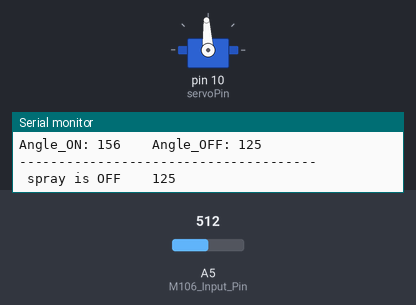
Simulated run of this sketch. Board: Arduino Uno, built with avr-gcc and run on an emulated ATmega328P. Shown: servo, the last lines printed to the serial monitor. The test bench sets the inputs (shaded band); at power-on: A5 (M106_Input_Pin) = 512.

Above: at 1.3 s.
1.4 s: A5 (M106_Input_Pin) set to 700
2.9 s: A5 (M106_Input_Pin) set to 728
At 3.6 s:
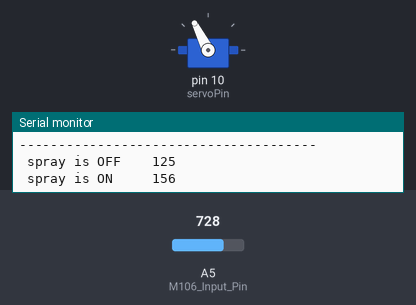
4.4 s: A5 (M106_Input_Pin) set to 716
At 4.9 s:
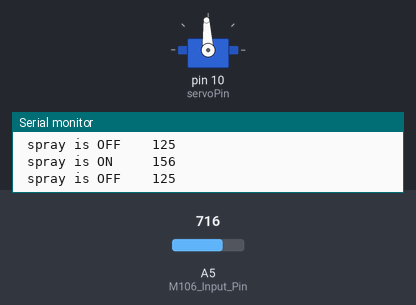
5.9 s: A5 (M106_Input_Pin) set to 900
At 6.3 s:
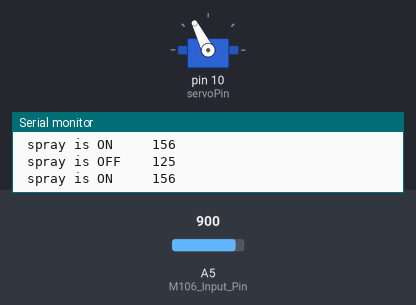
Timing chart, 0 to 8.4 s (numbered marks = the images above; inputs shaded):
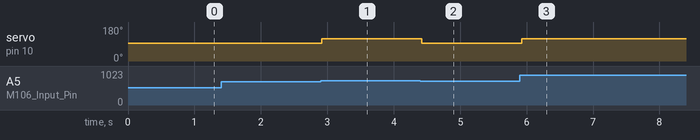

The sketch:

spray_head_control.ino
```cpp
#include <Servo.h>
Servo SprayHead;
// Set the Servo angles (adjust in 1-5 deg increments):
//      CW rotation  [less ink spray] = decrease Set_ON angle number
//      CCW rotation [more ink spray] = increase Set_ON angle number
const int Set_ON = 156; //angle when spray is on.
//-------------------------------------------------------------------

const int Set_OFF = 125; //angle when spray is off.

bool Enable_Pot_Influence = 0; //set to 1 to enable the external dial adjustment for the ON angle. Normally set to 0 to disable
const int Pot_Max_Influence = 20;

int Previous_Influence_Angle = 0;
int Current_Influence_Angle = 0;

const int MAX_ON = 170; //max allowable angle for on position
const int MIN_OFF = 90; //min allowable angle for off position

int A_OFF = Set_OFF; //actual angle value sent to servo
int A_ON = Set_ON; //actual angle value sent to servo
bool PreviousSprayState = 0;
bool CurrentSprayState = 0;

//Servo angle calibration
float angle_adjust = 0.75; //180deg signal = 225deg actual

// Analog input pin
int M106_Input_Pin = A5;      // Controls Servo and LED
int Pot_Input_Pin = A1;   //External position dial Analog Input[4-20ma signal generator]

// Output pins
int servoPin = 10;      // Servo control pin

// Sensor values
float M106_Input_Reading = 0;
float M106_Input_Voltage = 0;
int M106_int = 0;
int Pot_Input = 0;
int Pot_Angle_Influence = 0;


int delayValue = 50;

void setup() {
  Serial.begin(9600);
  Serial.println("--------------------------------------");
  Serial.println("Airbrush Control Servo program started");
  Serial.println("--------------------------------------");

  Serial.print("Angle_ON: ");Serial.print(A_ON); Serial.print("    Angle_OFF: ");Serial.println(A_OFF);
  //Serial.print("angle_adjust: ");Serial.println(angle_adjust);
  if(Enable_Pot_Influence == 1) { Serial.print("Attention: External angle ON adjustment dial is LIVE. "); Serial.print("Current angle adjustment value: ");Serial.println(Pot_Angle_Influence);Serial.println("Note: Servo angles direction CW=lower angle, CCW=higher angle");}
  Serial.println("--------------------------------------\n");
  SprayHead.attach(servoPin);
  SprayHead.write(A_OFF * angle_adjust); // Start in OFF position
  Serial.print(" spray is OFF    ");Serial.println(A_OFF);
}

void loop() {
    // Read analog voltage from A5
  M106_Input_Reading = analogRead(M106_Input_Pin);
  M106_Input_Voltage = round((M106_Input_Reading / 1023.0) * 5.0); //scale 0-5V

  if (Enable_Pot_Influence == 1) {
    // Read extenal angle influence from pot. Max CW = 0. Max CCW = 674. Mid = 312.
    Pot_Input = analogRead(Pot_Input_Pin);
    Pot_Angle_Influence = (Pot_Input - 312) * Pot_Max_Influence / 312;
    if (Pot_Angle_Influence > Pot_Max_Influence) { Pot_Angle_Influence = Pot_Max_Influence;}
    if (Pot_Angle_Influence < (-1 * Pot_Max_Influence)) { Pot_Angle_Influence = (-1 * Pot_Max_Influence);}
    Current_Influence_Angle = Pot_Angle_Influence;

    if (Current_Influence_Angle != Previous_Influence_Angle) {
      if (CurrentSprayState == 1) {
        Serial.print("Pot_Input_Value:"); Serial.print(Pot_Input); Serial.print("  Pot_Angle_Influence:"); Serial.print(Pot_Angle_Influence);
        A_ON = round(Set_ON + Pot_Angle_Influence); //change setpoint of A_ON
        Serial.print("   A_ON:");Serial.print(A_ON);
        if (A_ON > MAX_ON) {
          A_ON = MAX_ON;
          Serial.print(" limited to MAX_ON ");Serial.println(MAX_ON);
        }
        else {Serial.println();}
        SprayHead.write(A_ON * angle_adjust);   // Set Servo to new Spray ON angle
        Previous_Influence_Angle = Current_Influence_Angle;
      }
    }
  }


  // Control spray head and LED
    //Serial.print("M106_Input_Voltage: ");Serial.println(M106_Input_Voltage);
    M106_int = round(M106_Input_Voltage);
    //Serial.print("M106_int: ");Serial.println(M106_int);
  if (M106_int > 3) {
    CurrentSprayState = 1; //if Spray is ON
    if (CurrentSprayState != PreviousSprayState) { //|| (abs(Current_Influence_Angle - Previous_Influence_Angle) > 2 )); {
      SprayHead.write(A_ON * angle_adjust);   // Set Servo to Spray ON
      Serial.print(" spray is ON     ");Serial.println(A_ON);
    }
  } else {
    CurrentSprayState = 0;
    if (CurrentSprayState != PreviousSprayState) {
      SprayHead.write(A_OFF * angle_adjust);     // Set Servo to Spray OFF
      Serial.print(" spray is OFF    ");Serial.println(A_OFF);
    }
  }
  PreviousSprayState = CurrentSprayState;

  delay(delayValue); // Wait before next reading
}
```

Measured:
- the behaviour switches between 716 and 717 on A5 (M106_Input_Pin) (found by bisection; images 0 and 1)
- after the input at 1.4 s, every drawn part: stays the same
- after the input at 2.9 s, servo on pin 10 (servoPin): 93° → 117° at once
- after the input at 4.4 s, servo on pin 10 (servoPin): 117° → 93° at once
- after the input at 5.9 s, servo on pin 10 (servoPin): 93° → 117° at once
